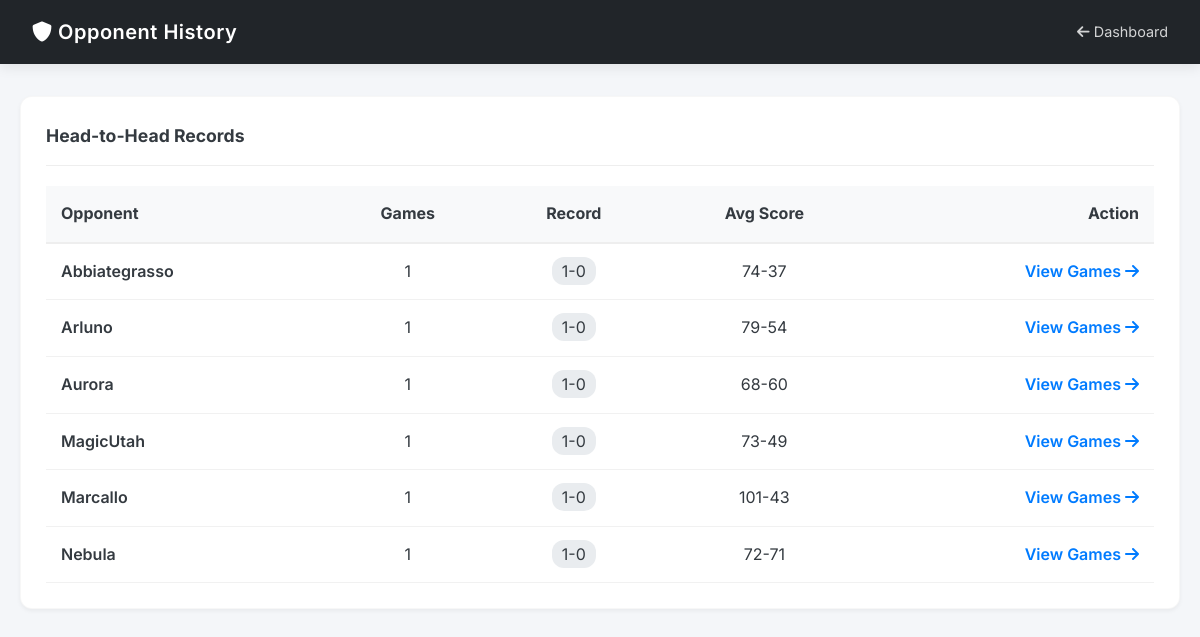
The page /teams (signed in) on the database its author committed.
### core/models.py (models this page shows, shortened)
class Game(db.Model):
    __tablename__ = "games"
    id = db.Column(db.Integer, primary_key=True)
    date = db.Column(db.String(10), nullable=False)
    opponent = db.Column(db.String(100), nullable=False)
    team_score = db.Column(db.Integer, nullable=False)
    opponent_score = db.Column(db.Integer, nullable=False)
    result = db.Column(db.String(1), nullable=False)
    game_type = db.Column(db.String(20), nullable=False)
    sort_date = db.Column(db.String(10), nullable=False)

### web/routes/main.py (the view)
@main_bp.route("/teams")
@login_required
def teams():
    results = db.session.query(Game.opponent).distinct().all()
    team_stats = []
    for r in results:
        opp_name = r[0]
        games = Game.query.filter_by(opponent=opp_name).all()
        wins = sum(1 for g in games if g.result == "W")
        losses = len(games) - wins
        if len(games) > 0:
            avg_team_score = sum(g.team_score for g in games) / len(games)
            avg_opp_score = sum(g.opponent_score for g in games) / len(games)
            avg_score = f"{int(avg_team_score)}-{int(avg_opp_score)}"
        else:
            avg_score = "0-0"
        team_stats.append(
            {
                "name": opp_name,
                "games": len(games),
                "record": f"{wins}-{losses}",
                "avg_score": avg_score,
            }
        )
    return render_template("teams.html", teams=team_stats)

### web/__init__.py (called while the page is built)
def create_app(config_name: str = None) -> Flask:
    app = Flask(__name__)
    config = get_config(config_name)
    app.config.from_object(config)
    setup_logging(app, config)
    db.init_app(app)
    bcrypt.init_app(app)
    csrf.init_app(app)
    cache.init_app(app)
    limiter.init_app(app)
    login_manager.init_app(app)
    login_manager.login_view = "auth.login"
    login_manager.login_message = "Please log in to access this page."
    login_manager.login_message_category = "info"
    @login_manager.user_loader
    def load_user(user_id):
        return User.query.get(int(user_id))
    register_blueprints(app)
    return app

### web/templates/teams.html (shortened to what this page needs)
<!doctype html>
<html lang="en">
    <head>
        <link
            rel="stylesheet"
            href="{{ url_for('static', filename='css/style.css') }}"
        />
        <link
            rel="stylesheet"
            href="https://cdnjs.cloudflare.com/ajax/libs/font-awesome/6.0.0/css/all.min.css"
        />
    </head>
    <body>
        <div class="header">
            <h1><i class="fas fa-shield-alt"></i> Opponent History</h1>
            <a href="{{ url_for('main.index') }}"
                ><i class="fas fa-arrow-left"></i> Dashboard</a
            >
        </div>
        <div class="container">
            <div class="panel">
                <div class="panel-header"><h3>Head-to-Head Records</h3></div>
                <table style="width: 100%; border-collapse: collapse">
                    <thead>
                        <tr
                            style="
                                background: #f8f9fa;
                                border-bottom: 2px solid #eee;
                            "
                        >
                            <th style="padding: 15px; text-align: left">
                                Opponent
                            </th>
                            <th style="padding: 15px; text-align: center">
                                Games
                            </th>
                            <th style="padding: 15px; text-align: center">
                                Record
                            </th>
                            <th style="padding: 15px; text-align: center">
                                Avg Score
                            </th>
                            <th style="padding: 15px; text-align: right">
                                Action
                            </th>
                        </tr>
                    </thead>
                    <tbody>
                        {% for t in teams %}
                        <tr style="border-bottom: 1px solid #f1f1f1">
                            <td style="padding: 15px; font-weight: 600">
                                {{ t.name }}
                            </td>
                            <td style="padding: 15px; text-align: center">
                                {{ t.games }}
                            </td>
                            <td style="padding: 15px; text-align: center">
                                <span
                                    style="
                                        background: #e9ecef;
                                        padding: 4px 10px;
                                        border-radius: 12px;
                                    "
                                    >{{ t.record }}</span
                                >
                            </td>
                            <td style="padding: 15px; text-align: center">
                                {{ t.avg_score }}
                            </td>
                            <td style="padding: 15px; text-align: right">
                                <a
                                    href="{{ url_for('main.opponent_games', opponent_name=t.name) }}"
                                    style="
                                        color: var(--primary);
                                        font-weight: 600;
                                        text-decoration: none;
                                    "
                                >
                                    View Games
                                    <i class="fas fa-arrow-right"></i>
                                </a>
                            </td>
                        </tr>
                        {% endfor %}
                    </tbody>
                </table>
            </div>
        </div>
    </body>
</html>

### web/static/css/style.css (style rules this page uses)
:root { --primary: #007bff; --primary-dark: #0056b3; --secondary: #6c757d; --success: #28a745; --bg-body: #f4f6f9; --bg-card: #ffffff; --text-main: #343a40; --text-muted: #6c757d; --border-radius: 12px; --shadow-sm: 0 2px 4px rgba(0, 0, 0, 0.05); --shadow-md: 0 4px 12px rgba(0, 0, 0, 0.08); }
* { box-sizing: border-box; margin: 0; padding: 0; }
body { font-family: "Inter", -apple-system, BlinkMacSystemFont, "Segoe UI", Roboto, sans-serif; background-color: var(--bg-body); color: var(--text-main); line-height: 1.6; padding-bottom: 40px; }
.header { background: #212529; color: white; padding: 1rem 2rem; display: flex; justify-content: space-between; align-items: center; box-shadow: var(--shadow-md); position: sticky; top: 0; z-index: 1000; }
.header h1 { font-size: 1.25rem; font-weight: 600; letter-spacing: 0.5px; }
.header a { color: rgba(255, 255, 255, 0.8); text-decoration: none; font-size: 0.9rem; transition: 0.2s; }
.container { max-width: 1400px; margin: 2rem auto; padding: 0 20px; }
.panel { background: var(--bg-card); padding: 25px; border-radius: var(--border-radius); box-shadow: var(--shadow-sm); margin-bottom: 25px; border: 1px solid rgba(0, 0, 0, 0.03); }
.panel-header { display: flex; justify-content: space-between; align-items: center; margin-bottom: 20px; border-bottom: 1px solid #eee; padding-bottom: 15px; }
.panel h3 { font-size: 1.1rem; color: var(--text-main); font-weight: 700; margin: 0; }

### rows shown on the page
Game: name "Abbiategrasso", games "1", record "1-0", avg_score "74-37"
Game: name "Arluno", games "1", record "1-0", avg_score "79-54"
Game: name "Aurora", games "1", record "1-0", avg_score "68-60"
Game: name "MagicUtah", games "1", record "1-0", avg_score "73-49"
Game: name "Marcallo", games "1", record "1-0", avg_score "101-43"
Game: name "Nebula", games "1", record "1-0", avg_score "72-71"
